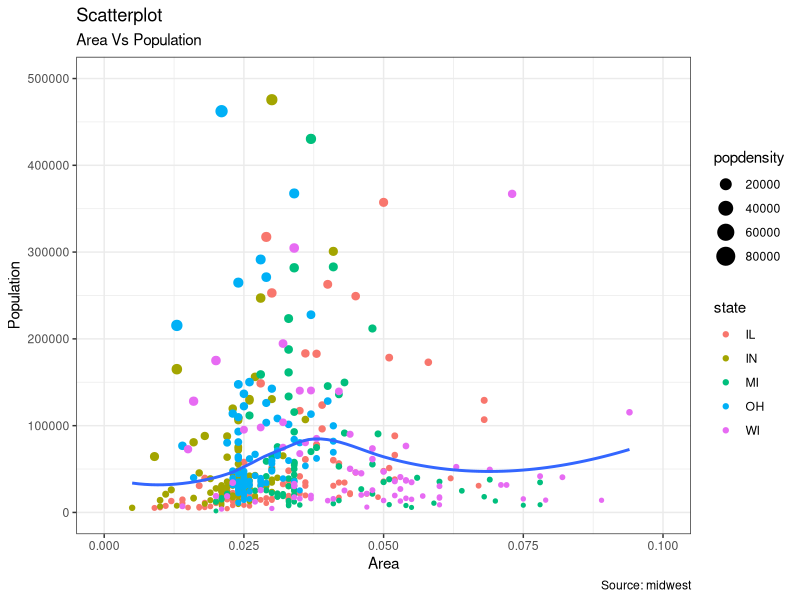

This chart was generated by the following R code:
## ---- chunk 1
options(scipen=999)  
library(ggplot2)
theme_set(theme_bw())
data("midwest", package = "ggplot2")
# midwest <- read.csv("http://goo.gl/G1K41K")  

gg <- ggplot(midwest, aes(x=area, y=poptotal)) + 
  geom_point(aes(col=state, size=popdensity)) + 
  geom_smooth(method="loess", se=F) + 
  xlim(c(0, 0.1)) + 
  ylim(c(0, 500000)) + 
  labs(subtitle="Area Vs Population", 
       y="Population", 
       x="Area", 
       title="Scatterplot", 
       caption = "Source: midwest")

plot(gg)

